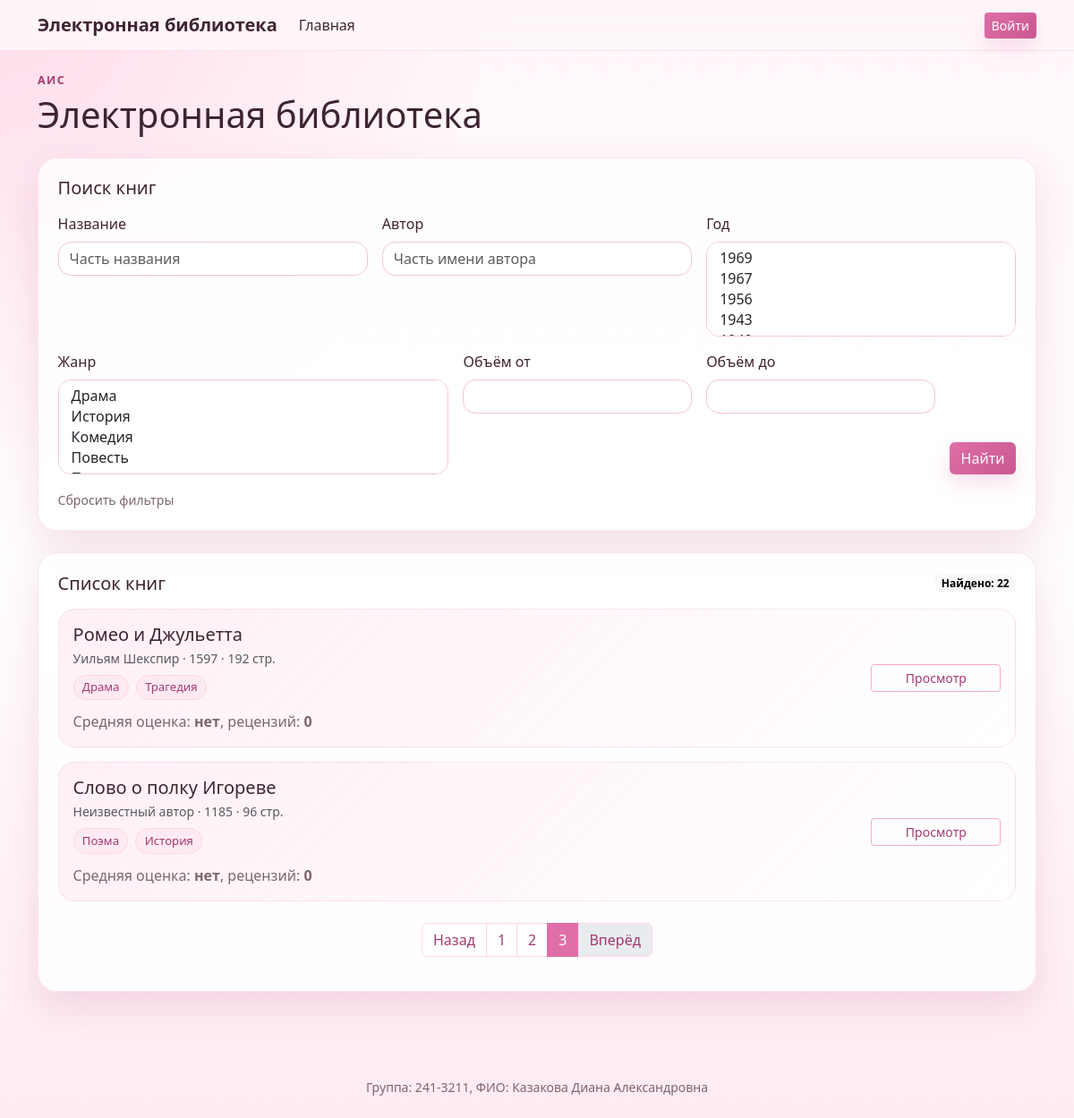
/?page=3, run on the app's committed database.
### models.py (models this page shows)
class Book(db.Model):
    __tablename__ = "books"
    id = db.Column(db.Integer, primary_key=True)
    title = db.Column(db.String(255), nullable=False)
    description = db.Column(db.Text, nullable=False)
    year = db.Column(db.Integer().with_variant(mysql.YEAR, "mysql"), nullable=False)
    publisher = db.Column(db.String(255), nullable=False)
    author = db.Column(db.String(255), nullable=False)
    pages = db.Column(db.Integer, nullable=False)
    genres = db.relationship("Genre", secondary=book_genres, back_populates="books")
    cover = db.relationship("Cover", back_populates="book", cascade="all, delete-orphan", uselist=False)
    reviews = db.relationship("Review", back_populates="book", cascade="all, delete-orphan")
    @property
    def review_count(self):
        return len(self.reviews)
    @property
    def avg_rating(self):
        if not self.reviews:
            return None
        return round(sum(review.rating for review in self.reviews) / len(self.reviews), 1)

class Genre(db.Model):
    __tablename__ = "genres"
    id = db.Column(db.Integer, primary_key=True)
    name = db.Column(db.String(120), nullable=False, unique=True)
    books = db.relationship("Book", secondary=book_genres, back_populates="genres")

### app.py (the view)
    @app.route("/")
    def index():
        page = request.args.get("page", 1, type=int)
        filters = read_filters()
        stmt = select(Book)
        if filters["title"]:
            stmt = stmt.where(text_match(Book.title, filters["title"]))
        if filters["author"]:
            stmt = stmt.where(text_match(Book.author, filters["author"]))
        if filters["genre_ids"]:
            stmt = stmt.where(Book.genres.any(Genre.id.in_(filters["genre_ids"])))
        if filters["years"]:
            stmt = stmt.where(Book.year.in_(filters["years"]))
        if filters["pages_min"] is not None:
            stmt = stmt.where(Book.pages >= filters["pages_min"])
        if filters["pages_max"] is not None:
            stmt = stmt.where(Book.pages <= filters["pages_max"])
        stmt = stmt.order_by(Book.year.desc(), Book.id.desc())
        pages = db.paginate(stmt, page=page, per_page=10, error_out=False)
        all_genres = Genre.query.order_by(Genre.name).all()
        years_stmt = select(Book.year).distinct().order_by(Book.year.desc())
        all_years = [row[0] for row in db.session.execute(years_stmt).all()]
        return render_template(
            "index.html",
            books=pages.items,
            pages=pages,
            all_genres=all_genres,
            all_years=all_years,
            filters=filters,
        )

### app.py (called while the page is built)
def read_filters():
    return {
        "title": request.args.get("title", "").strip(),
        "author": request.args.get("author", "").strip(),
        "genre_ids": ids_from_args("genres"),
        "years": ids_from_args("years"),
        "pages_min": int_or_none(request.args.get("pages_min")),
        "pages_max": int_or_none(request.args.get("pages_max")),
    }

def ids_from_args(name):
    ids = []
    for value in request.args.getlist(name):
        try:
            ids.append(int(value))
        except (TypeError, ValueError):
            continue
    return ids

def int_or_none(value):
    try:
        if value in (None, ""):
            return None
        return int(value)
    except ValueError:
        return None

### templates/index.html (shortened to what this page needs)
{% extends 'base.html' %}
{% block content %}
<div class="page-head d-flex flex-column flex-md-row justify-content-between align-items-md-center gap-3 mb-4">
    <div>
        <p class="eyebrow mb-1">АИС</p>
        <h1 class="mb-0">Электронная библиотека</h1>
    </div>
</div>
<section class="soft-card mb-4">
    <h2 class="h5 mb-3">Поиск книг</h2>
    <form method="get" action="{{ url_for('index') }}" class="row g-3">
        <div class="col-md-4">
            <label class="form-label" for="title">Название</label>
            <input class="form-control" id="title" name="title" value="{{ filters.title }}" placeholder="Часть названия">
        </div>
        <div class="col-md-4">
            <label class="form-label" for="author">Автор</label>
            <input class="form-control" id="author" name="author" value="{{ filters.author }}" placeholder="Часть имени автора">
        </div>
        <div class="col-md-4">
            <label class="form-label" for="years">Год</label>
            <select class="form-select" id="years" name="years" multiple size="4">
                {% for year in all_years %}
                    <option value="{{ year }}" {% if year in filters.years %}selected{% endif %}>{{ year }}</option>
                {% endfor %}
            </select>
        </div>
        <div class="col-md-5">
            <label class="form-label" for="genres">Жанр</label>
            <select class="form-select" id="genres" name="genres" multiple size="4">
                {% for genre in all_genres %}
                    <option value="{{ genre.id }}" {% if genre.id in filters.genre_ids %}selected{% endif %}>{{ genre.name }}</option>
                {% endfor %}
            </select>
        </div>
        <div class="col-md-3">
            <label class="form-label" for="pages_min">Объём от</label>
            <input class="form-control" id="pages_min" name="pages_min" type="number" min="1" value="{{ filters.pages_min or '' }}">
        </div>
        <div class="col-md-3">
            <label class="form-label" for="pages_max">Объём до</label>
            <input class="form-control" id="pages_max" name="pages_max" type="number" min="1" value="{{ filters.pages_max or '' }}">
        </div>
        <div class="col-md-1 d-flex align-items-end">
            <button class="btn btn-rose w-100" type="submit">Найти</button>
        </div>
        <div class="col-12">
            <a class="small muted-link" href="{{ url_for('index') }}">Сбросить фильтры</a>
        </div>
    </form>
</section>
<section class="soft-card">
    <div class="d-flex justify-content-between align-items-center mb-3">
        <h2 class="h5 mb-0">Список книг</h2>
        <span class="badge text-bg-light rounded-pill">Найдено: {{ pages.total }}</span>
    </div>
    {% if books %}
        <div class="book-list">
            {% for book in books %}
                <article class="book-row">
                    <div class="book-main">
                        <h3 class="h5 mb-1">{{ book.title }}</h3>
                        <div class="small text-muted mb-2">
                            {{ book.author }} · {{ book.year }} · {{ book.pages }} стр.
                        </div>
                        <div class="mb-2">
                            {% for genre in book.genres %}
                                <span class="tag">{{ genre.name }}</span>
                            {% endfor %}
                        </div>
                        <div class="rating-line">
                            Средняя оценка:
                            <strong>{{ book.avg_rating if book.avg_rating is not none else 'нет' }}</strong>,
                            рецензий: <strong>{{ book.review_count }}</strong>
                        </div>
                    </div>
                    <div class="book-actions">
                        <a class="btn btn-outline-rose btn-sm" href="{{ url_for('show_book', book_id=book.id) }}">Просмотр</a>
                    </div>
                </article>
            {% endfor %}
        </div>
        {% if pages.pages > 1 %}
            <nav class="mt-4" aria-label="Пагинация">
                <ul class="pagination justify-content-center pink-pages">
                    <li class="page-item {% if not pages.has_prev %}disabled{% endif %}">
                        <a class="page-link" href="{{ page_url(pages.prev_num) }}">Назад</a>
                    </li>
                    {% for num in pages.iter_pages(left_edge=1, right_edge=1, left_current=2, right_current=2) %}
                        {% if num %}
                            <li class="page-item {% if num == pages.page %}active{% endif %}">
                                <a class="page-link" href="{{ page_url(num) }}">{{ num }}</a>
                            </li>
                        {% else %}
                            <li class="page-item disabled"><span class="page-link">…</span></li>
                        {% endif %}
                    {% endfor %}
                    <li class="page-item {% if not pages.has_next %}disabled{% endif %}">
                        <a class="page-link" href="{{ page_url(pages.next_num) }}">Вперёд</a>
                    </li>
                </ul>
            </nav>
        {% endif %}
    {% else %}
        <div class="empty-state">Книги не найдены.</div>
    {% endif %}
</section>
{% endblock %}

### static/css/style.css (style rules this page uses)
:root { --rose-50: #fff7fb; --rose-100: #ffeaf3; --rose-200: #ffd4e6; --rose-300: #f9a9cf; --rose-500: #df6fa6; --rose-700: #a33a70; --ink: #3f2431; --muted: #7d6570; --white: #ffffff; --shadow: 0 18px 45px rgba(167, 69, 112, 0.15); }
body { min-height: 100vh; color: var(--ink); background: radial-gradient(circle at top left, rgba(255, 212, 230, 0.75), transparent 34rem), linear-gradient(180deg, var(--rose-50), #fffdfd 54%, var(--rose-100)); }
.btn-rose { color: #fff; background: linear-gradient(135deg, var(--rose-500), #c95791); border: none; box-shadow: 0 10px 22px rgba(223, 111, 166, 0.22); }
.btn-outline-rose { color: var(--rose-700); border-color: var(--rose-300); background: rgba(255, 255, 255, 0.5); }
.soft-card { padding: 1.35rem; background: rgba(255, 255, 255, 0.82); border: 1px solid rgba(223, 111, 166, 0.18); border-radius: 1.35rem; box-shadow: var(--shadow); }
.eyebrow { color: var(--rose-700); font-size: 0.78rem; font-weight: 700; letter-spacing: 0.12em; text-transform: uppercase; }
.form-control, .form-select { border-color: #f3c4da; border-radius: 0.9rem; }
.book-list { display: grid; gap: 1rem; }
.book-row { display: flex; gap: 1rem; justify-content: space-between; align-items: stretch; padding: 1rem; background: linear-gradient(135deg, rgba(255, 234, 243, 0.7), rgba(255, 255, 255, 0.85)); border: 1px solid rgba(223, 111, 166, 0.16); border-radius: 1.15rem; }
.book-main { min-width: 0; }
.book-actions { display: flex; flex-direction: column; justify-content: center; gap: 0.45rem; min-width: 145px; }
.tag { display: inline-block; margin: 0 0.25rem 0.25rem 0; padding: 0.22rem 0.58rem; color: var(--rose-700); background: var(--rose-100); border: 1px solid var(--rose-200); border-radius: 999px; font-size: 0.82rem; }
.rating-line { color: var(--muted); }
.pink-pages .page-link { color: var(--rose-700); border-color: var(--rose-200); }
.pink-pages .active .page-link { color: #fff; background: var(--rose-500); border-color: var(--rose-500); }
.muted-link { color: var(--muted); text-decoration: none; }

### data on the page
Book: title "Ромео и Джульетта", author "Уильям Шекспир", year "1597", pages "192", avg_rating "нет", review_count "0"
Genre: {{ genre.id }} 5 (drawn), name "Драма"
Genre: name "Трагедия"
Book: title "Слово о полку Игореве", author "Неизвестный автор", year "1185", pages "96", avg_rating "нет", review_count "0"
Genre: name "Поэма"
Genre: {{ genre.id }} 12 (drawn), name "История"

### other printed values
{{ pages.total }} "22"
{{ num }} "1" "2" "3"
